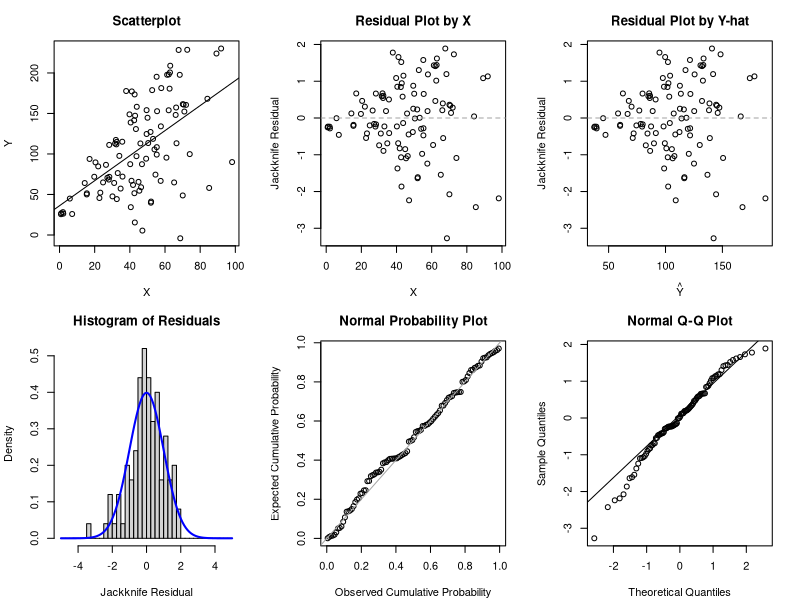
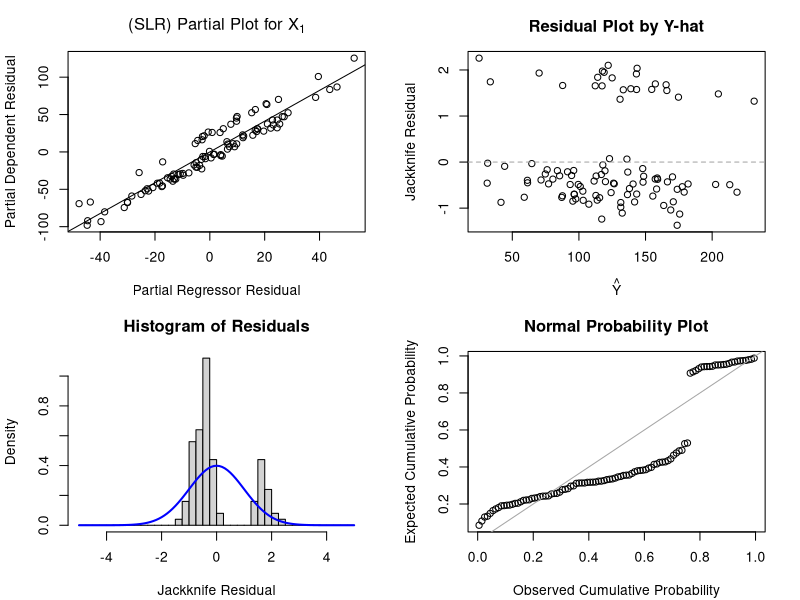
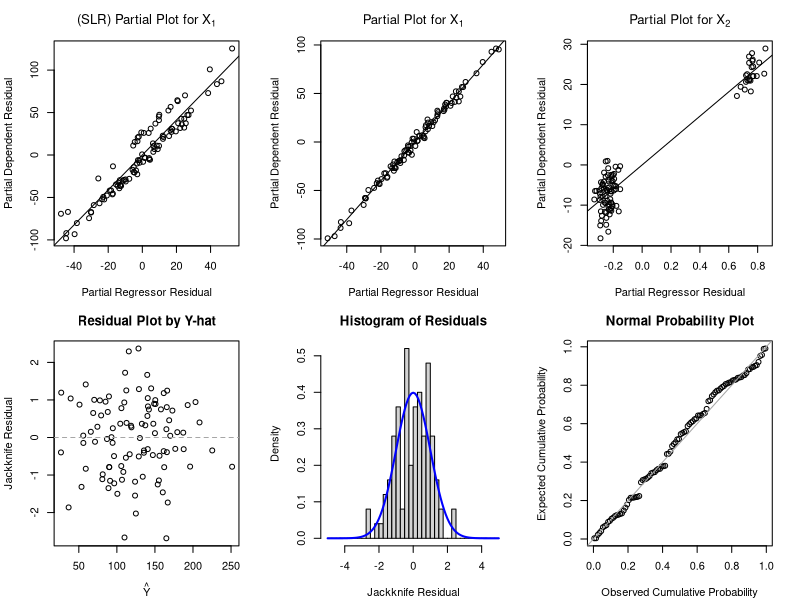

These charts were generated, in order, by the following R code:
## ---- chunk 1
library(kableExtra)
library(dplyr)
## ---- chunk 2
# Simulate some data with increasing variance for regression models
set.seed(1102)
x1 <- abs(rnorm(n=100, mean=50, sd=20))
# simulate our error to have increasing variance based on increasing values of x1
error <- rnorm(n=100, mean=0, sd=x1) 
y <- 25 + 2*x1 + error
mod1 <- glm(y ~ x1)
## ---- chunk 3
#| code-fold: true
par(mfrow=c(2,3), mar=c(4.1,4.1,3.1,2.1))

## Scatterplot of Y-X
plot(x=x1, y=y, xlab='X', ylab='Y', 
     main='Scatterplot', cex=1); abline( mod1 )

## Scatterplot of residuals by X
plot(x=x1, y=rstudent(mod1), xlab='X', ylab='Jackknife Residual', 
     main='Residual Plot by X', cex=1); abline(h=0, lty=2, col='gray65')

## Scatterplot of residuals by predicted values
plot(x=predict(mod1), y=rstudent(mod1), xlab=expression(hat(Y)), ylab='Jackknife Residual', 
     main='Residual Plot by Y-hat', cex=1); abline(h=0, lty=2, col='gray65')

## Histogram of jackknife residuals with normal curve
hist(rstudent(mod1), xlab='Jackknife Residual', 
     main='Histogram of Residuals', freq=F, breaks=seq(-5,5,0.25)); 
  curve( dnorm(x,mean=0,sd=1), lwd=2, col='blue', add=T)

## PP-plot
plot( ppoints(length(rstudent(mod1))), sort(pnorm(rstudent(mod1))), 
      xlab='Observed Cumulative Probability', 
      ylab='Expected Cumulative Probability', 
      main='Normal Probability Plot', cex=1); 
  abline(a=0,b=1, col='gray65', lwd=1)

## QQ-plot
qqnorm( rstudent(mod1) ); qqline( rstudent(mod1) )
## ---- chunk 4
# Simulate some data with increasing variance for regression models
set.seed(1102)
x1 <- rnorm(n=100, mean=50, sd=20)
x2 <- rbinom(n=100, size=1, prob=0.3)
error <- rnorm(n=100, mean=0, sd=4) 
y <- 25 + 2*x1 + 30*x2 + error
mod2 <- glm(y ~ x1)
mod3 <- glm(y ~ x1 + x2)
## ---- chunk 5
#| code-fold: true
par(mfrow=c(2,2), mar=c(4.1,4.1,3.1,2.1))

## X1 Partial Plot SLR with X1 only
x1_slr_step1 <- glm(y ~ 1)
x1_slr_step2 <- glm(x1 ~ 1)
plot(x=residuals(x1_slr_step2), y=residuals(x1_slr_step1),
     main=expression('(SLR) Partial Plot for X'[1]), ylab='Partial Dependent Residual', 
     xlab='Partial Regressor Residual')
abline(lm(residuals(x1_slr_step1) ~ residuals(x1_slr_step2)))

## Scatterplot of residuals by predicted values
plot(x=predict(mod2), y=rstudent(mod2), xlab=expression(hat(Y)), ylab='Jackknife Residual', 
     main='Residual Plot by Y-hat', cex=1); abline(h=0, lty=2, col='gray65')

## Histogram of jackknife residuals with normal curve
hist(rstudent(mod2), xlab='Jackknife Residual', 
     main='Histogram of Residuals', freq=F, breaks=seq(-5,5,0.25)); 
  curve( dnorm(x,mean=0,sd=1), lwd=2, col='blue', add=T)

## PP-plot
plot( ppoints(length(rstudent(mod2))), sort(pnorm(rstudent(mod2))), 
      xlab='Observed Cumulative Probability', 
      ylab='Expected Cumulative Probability', 
      main='Normal Probability Plot', cex=1); 
  abline(a=0,b=1, col='gray65', lwd=1)
## ---- chunk 6
#| code-fold: true
par(mfrow=c(2,3), mar=c(4.1,4.1,3.1,2.1))

## X1 Partial Plot SLR with X1 only
x1_slr_step1 <- glm(y ~ 1)
x1_slr_step2 <- glm(x1 ~ 1)
plot(x=residuals(x1_slr_step2), y=residuals(x1_slr_step1),
     main=expression('(SLR) Partial Plot for X'[1]), ylab='Partial Dependent Residual', 
     xlab='Partial Regressor Residual')
abline(lm(residuals(x1_slr_step1) ~ residuals(x1_slr_step2)))


## X1 Partial Plot MLR with X1+X2
x1_mlr_step1 <- glm(y ~ x2)
x1_mlr_step2 <- glm(x1 ~ x2)
plot(x=residuals(x1_mlr_step2), y=residuals(x1_mlr_step1),
     main=expression('Partial Plot for X'[1]), ylab='Partial Dependent Residual', 
     xlab='Partial Regressor Residual')
abline(lm(residuals(x1_mlr_step1) ~ residuals(x1_mlr_step2)))


## X2 Partial Plot MLR
x2_mlr_step1 <- glm(y ~ x1)
x2_mlr_step2 <- glm(x2 ~ x1)
plot(x=residuals(x2_mlr_step2), y=residuals(x2_mlr_step1),
     main=expression('Partial Plot for X'[2]), ylab='Partial Dependent Residual', 
     xlab='Partial Regressor Residual')
abline(lm(residuals(x2_mlr_step1) ~ residuals(x2_mlr_step2)))


## Scatterplot of residuals by predicted values
plot(x=predict(mod3), y=rstudent(mod3), xlab=expression(hat(Y)), ylab='Jackknife Residual', 
     main='Residual Plot by Y-hat', cex=1); abline(h=0, lty=2, col='gray65')

## Histogram of jackknife residuals with normal curve
hist(rstudent(mod3), xlab='Jackknife Residual', 
     main='Histogram of Residuals', freq=F, breaks=seq(-5,5,0.25)); 
  curve( dnorm(x,mean=0,sd=1), lwd=2, col='blue', add=T)

## PP-plot
plot( ppoints(length(rstudent(mod3))), sort(pnorm(rstudent(mod3))), 
      xlab='Observed Cumulative Probability', 
      ylab='Expected Cumulative Probability', 
      main='Normal Probability Plot', cex=1); 
  abline(a=0,b=1, col='gray65', lwd=1)
